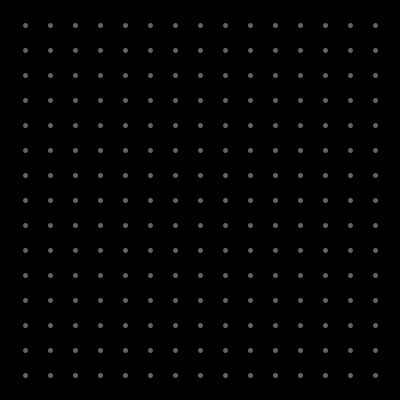
Frame 1 (no input)
Frame 60 (the mouse pressed at the canvas centre just before this capture): identical to frame 1, image omitted
Frame 120 (the mouse held since frame 60 and released just before this capture): identical to frame 1, image omitted

The Processing sketch that drew this single still picture (run headless with seeded random() and noise(); from frame 60 on, the mouse is pressed at the canvas centre):

// Processing sketch: sketch_mesh_1
// ── sketch_mesh_1.pde
int offset = 25;
int size = 5;
float theta = 0;
float speed = 0.05;

ArrayList<PVector> positions;

void setup() {
  size(400, 400);
  background(0);
  frameRate(30);
  noFill();
  stroke(255, 100);
  strokeWeight(5);
  ellipseMode(CENTER);
  positions = new ArrayList<PVector>();
}

void draw() {
  background(0);
  
  //for(PVector pos : positions) {
  //    println(pos);
  //    line(newPos.x, newPos.y, pos.x, pos.y);
  //}
  //positions.add(newPos);
  
  for (int i = offset; i < width; i += offset) {
      for (int j = offset; j < height; j += offset) {
          float s = sin(theta);
          float x = i;
          float y = j;
          PVector newPos = new PVector(x, y);
          println(newPos);
          point(newPos.x, newPos.y);
      }
  }
  
  theta += speed;
}
